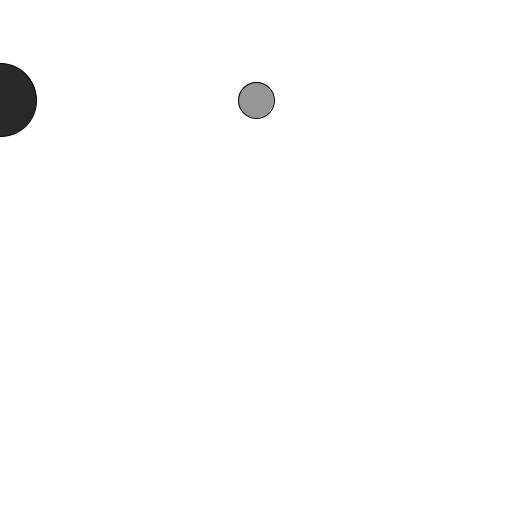
Frame 1 (no input)
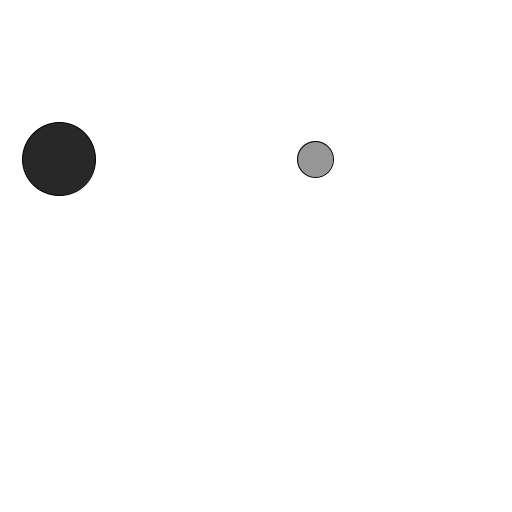
Frame 60 (the mouse pressed at the canvas centre just before this capture)
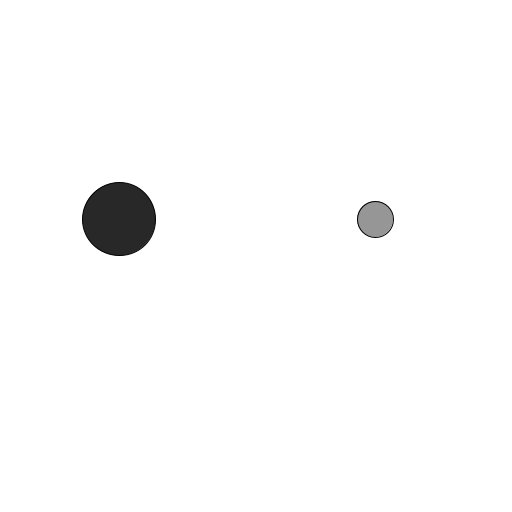
Frame 120 (the mouse held since frame 60 and released just before this capture)

The Processing sketch that drew these frames (run headless with seeded random() and noise(); from frame 60 on, the mouse is pressed at the canvas centre):

// Processing sketch: collisiondetection
// ── collisiondetection.pde
int xPosB, yPosB, xPosS, yPosS;
int diaB, diaS;
int speedB, speedS;
int dirBx, dirSx, dirBy, dirSy;
int colB, colS;


void setup() {
  size(512, 512);

  //size
  diaB = width/7;
  diaS = diaB/2;

  //starting position
  xPosB = 0;
  yPosB = 100;
  xPosS = width/2;
  yPosS = 100;

  //directions
  dirSx = 1;
  dirBx = 1;
  dirSy = 1;
  dirBy = 1;

  //colors
  colB = 40;
  colS = 150;
  colorMode(HSB);

  //speeds
  speedS = 1;
  speedB = 1;



}

void draw() {
  background(255);
  display();
  move();
  bounce();
  
  if(weHaveAHit()) {
    changeDir();
  }
  
}

void display(){
  //Big
  fill(colB);
  circle(xPosB, yPosB, diaB);
  //small
  fill(colS);
  circle(xPosS, yPosS, diaS);
}

void move() {
  xPosS = xPosS +( speedS * dirSx);
  yPosS = yPosS +( speedS * dirSy);
  xPosB = xPosB +( speedB * dirBx);
  yPosB = yPosB +( speedB * dirBy); 
}

void bounce() {
  if (xPosS > (width - diaS) || xPosS < 0 ){
    dirSx = dirSx * -1;
  }
  if (yPosS > (height - diaS) || yPosS < 0 ){
    dirSy = dirSy * -1;
  }
  if (xPosB > (width - diaB) || xPosB < 0 ){
    dirBx = dirBx * -1;
  }
  if (yPosB > (height - diaB) || yPosB < 0 ){
    dirBy = dirBy * -1;
  }
}

void changeDir() {
  dirSx=dirSx*-1;
  dirBx=dirBx*-1;
}

boolean weHaveAHit() {
  boolean hit=false;
  float centerDist = dist(xPosB,yPosB,xPosS,yPosS);
  float perfDist = (diaB+diaS)/2;
  if (centerDist < perfDist) {
    hit = true;
  }
  return hit;
}
